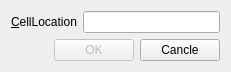
<?xml version="1.0" encoding="UTF-8"?>
<ui version="4.0">
 <class>Dialog</class>
 <widget class="QWidget" name="Dialog">
  <property name="geometry">
   <rect>
    <x>0</x>
    <y>0</y>
    <width>231</width>
    <height>71</height>
   </rect>
  </property>
  <property name="windowTitle">
   <string>Go To Cell</string>
  </property>
  <layout class="QVBoxLayout" name="verticalLayout">
   <item>
    <layout class="QHBoxLayout" name="horizontalLayout">
     <item>
      <widget class="QLabel" name="label">
       <property name="text">
        <string>&amp;CellLocation</string>
       </property>
       <property name="buddy">
        <cstring>lineEdit</cstring>
       </property>
      </widget>
     </item>
     <item>
      <widget class="QLineEdit" name="lineEdit"/>
     </item>
    </layout>
   </item>
   <item>
    <layout class="QHBoxLayout" name="horizontalLayout_2">
     <item>
      <spacer name="horizontalSpacer">
       <property name="orientation">
        <enum>Qt::Horizontal</enum>
       </property>
       <property name="sizeHint" stdset="0">
        <size>
         <width>40</width>
         <height>20</height>
        </size>
       </property>
      </spacer>
     </item>
     <item>
      <widget class="QPushButton" name="okButton">
       <property name="enabled">
        <bool>false</bool>
       </property>
       <property name="text">
        <string>OK</string>
       </property>
       <property name="default">
        <bool>true</bool>
       </property>
       <property name="flat">
        <bool>false</bool>
       </property>
      </widget>
     </item>
     <item>
      <widget class="QPushButton" name="cancleButton">
       <property name="text">
        <string>Cancle</string>
       </property>
      </widget>
     </item>
    </layout>
   </item>
  </layout>
 </widget>
 <tabstops>
  <tabstop>lineEdit</tabstop>
  <tabstop>okButton</tabstop>
  <tabstop>cancleButton</tabstop>
 </tabstops>
 <resources/>
 <connections/>
</ui>
